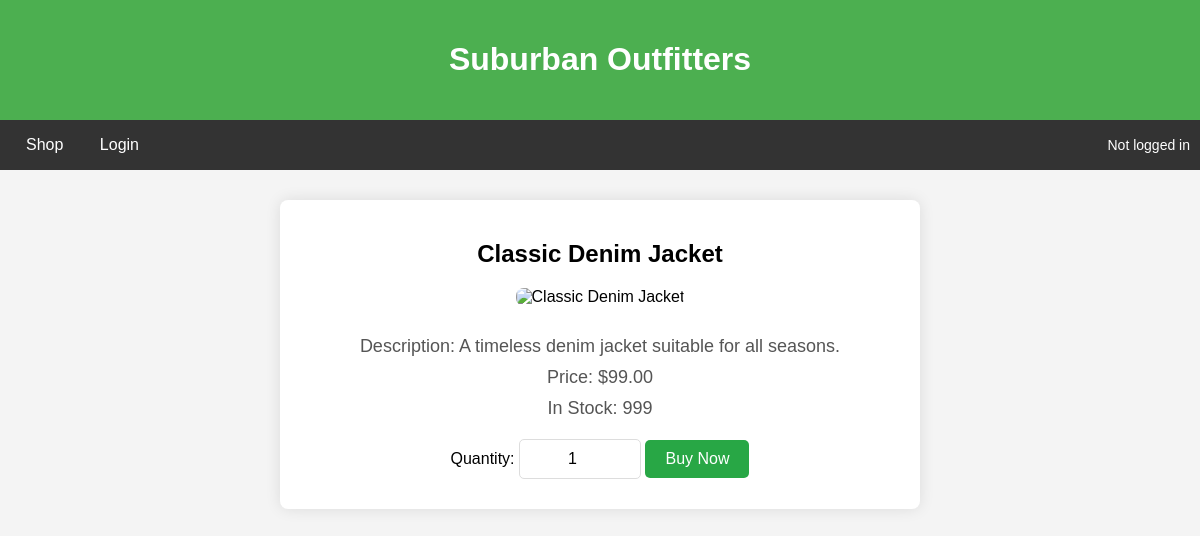
Screenshot of /product-details.php?id=1 with the database file from the repository.
### tables this page shows
CREATE TABLE IF NOT EXISTS `product` (
  `product_id` int NOT NULL AUTO_INCREMENT,
  `name` varchar(255) NOT NULL,
  `description` text,
  `price` decimal(10,2) NOT NULL,
  `stock_quantity` int NOT NULL,
  `category_id` int DEFAULT NULL,
  `created_at` datetime DEFAULT CURRENT_TIMESTAMP,
  PRIMARY KEY (`product_id`),
  KEY `category_id` (`category_id`)
);

### product-details.php (the view, shortened to what this page needs)
<?php
$hn = 'localhost:3306';
$db = 'suburban_outfitters';
$un = 'root';
$pw = '';
$conn = new mysqli($hn, $un, $pw, $db);
$productId = intval($_GET['id']);
$sql = "SELECT * FROM product WHERE product_id = ?";
$stmt = $conn->prepare($sql);
$stmt->bind_param("i", $productId);
$stmt->execute();
$result = $stmt->get_result();
if ($result->num_rows > 0) {
    $product = $result->fetch_assoc();
} else {
    echo "<p>Product not found.</p>";
    $conn->close();
    exit();
}
$username = "";
$role = "";
?>
<!DOCTYPE html>
<html lang="en">
<head>
</head>
<body>
    <div id="banner">
        <h1>Suburban Outfitters</h1>
    </div>
    <div id="nav">
        <div>
            <a href="homepage.php">Shop</a>
            <a href="login.php">Login</a>
        </div>
        <div class="user-status">
            <?php if (!isset($_SESSION['user_id'])): ?>
                Not logged in
            <?php else: ?>
                <?= htmlspecialchars($role) ?>: <?= htmlspecialchars($username) ?>
            <?php endif; ?>
        </div>
    </div>
    <div class="container">
        <h2><?= htmlspecialchars($product['name']) ?></h2>
        <div class="product-details">
            <img src="https://images.unsplash.com/photo-1453486030486-0a5ffcd82cd9?q=80&w=1926&auto=format&fit=crop&ixlib=rb-4.0.3&ixid=M3wxMjA3fDB8MHxwaG90by1wYWdlfHx8fGVufDB8fHx8fA%3D%3D?w=500" alt="<?= htmlspecialchars($product['name']) ?>">
            <p>Description: <?= htmlspecialchars($product['description']) ?></p>
            <p>Price: $<?= htmlspecialchars($product['price']) ?></p>
            <p>In Stock: <?= htmlspecialchars($product['stock_quantity']) ?></p>
        </div>
        <form action="cart.php" method="POST">
            <label for="quantity">Quantity:</label>
            <input type="number" id="quantity" name="quantity" class="quantity-box" value="1" min="1" required>
            <button type="submit" class="buy-now-btn">Buy Now</button>
        </form>
    </div>
</body>
</html>

### product-details.php (style rules this page uses)
body { font-family: Arial, sans-serif; background-color: #f4f4f4; margin: 0; padding: 0; }
#banner { background-color: #4CAF50; color: white; padding: 20px; text-align: center; }
#nav { background-color: #333; display: flex; justify-content: space-between; align-items: center; padding: 0 10px; height: 50px; }
#nav a { color: white; text-decoration: none; padding: 14px 16px; }
.user-status { color: white; font-size: 14px; }
.container { width: 50%; margin: 30px auto; background-color: #fff; padding: 20px; border-radius: 8px; box-shadow: 0 0 15px rgba(0, 0, 0, 0.1); text-align: center; }
.product-details img { width: 300px; height: auto; border-radius: 8px; margin-bottom: 20px; }
.product-details p { font-size: 18px; color: #555; margin: 10px 0; }
.quantity-box { width: 100px; padding: 10px; font-size: 16px; margin: 10px auto; text-align: center; border: 1px solid #ddd; border-radius: 5px; }
.buy-now-btn { padding: 10px 20px; font-size: 16px; color: white; background-color: #28a745; border: none; border-radius: 5px; cursor: pointer; transition: background-color 0.3s ease; margin-top: 10px; }

### rows the page displays
product: name "Classic Denim Jacket", description "A timeless denim jacket suitable for all seasons.", price "99.00", stock_quantity "999"
